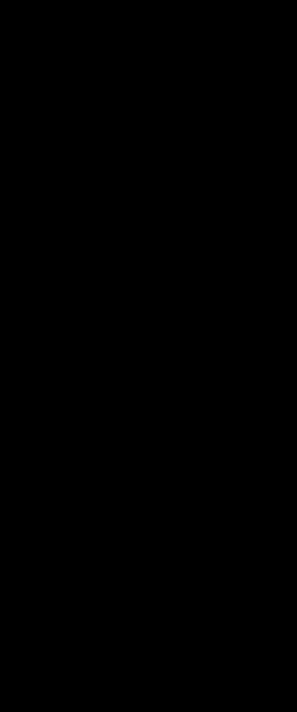
Frame 1 (no input)
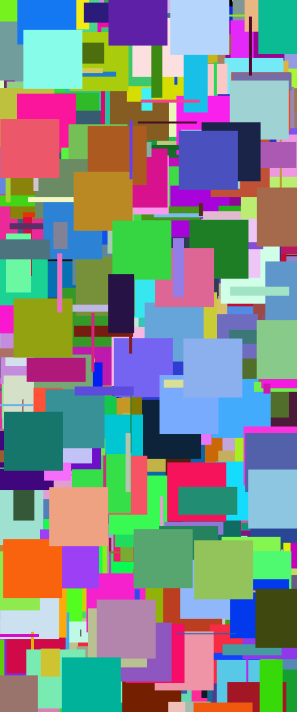
Frame 60 (the mouse pressed at the canvas centre just before this capture)
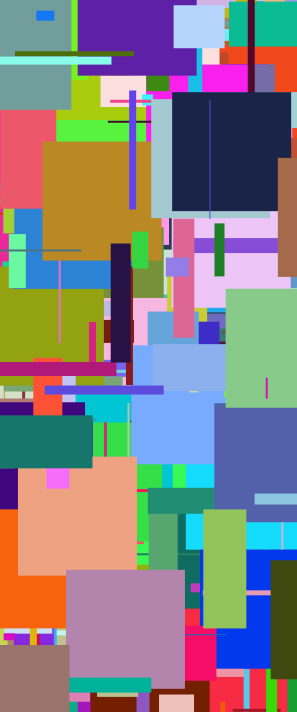
Frame 120 (the mouse held since frame 60 and released just before this capture)

The Processing sketch that drew these frames (run headless with seeded random() and noise(); from frame 60 on, the mouse is pressed at the canvas centre):

// Processing sketch: colorfulRectangles_visuals
// ── colorfulRectangles_visuals.pde
//1923 X 712 PX
//int nums[] = {1, 2, 3, 4, 5};
//Rectangles myRect;
Rectangles[] myRects = new Rectangles[1000];

void setup() {
  //243, Screen 1&4
  //297, Screen 2&3 
  size(297, 712);
  //println(nums[4]);
  //myRect = new Rectangles();
  for(int i = 0; i < myRects.length; i++) {
    myRects[i] = new Rectangles();
  }
}

void draw() {
  background(0);
  //myRect.display();
  //myRect.increase();
  for(int i = 0; i < myRects.length; i++) {
    myRects[i].display();
    myRects[i].increase();
  } 
}

//Constructor
class Rectangles {
  int x = int(random(width));
  int y = int(random(height));
  color c = int(random(255));
  color r = int(random(255));
  color g = int(random(255));
  color b = int(random(255));
  int inc = 1;
  int widthRect = 0;
  int heightRect = 0;
  int maxWidthRect = int(random(height/4));
  int maxHeightRect = int(random(height/4));
  
  void display() {
    rectMode(CENTER);
    fill(r, g, b);
    noStroke();
    rect(x + random(-1, 1), y + random(-1, 1), widthRect, heightRect);
  }
  
  void increase() {
    widthRect = widthRect + inc;
    heightRect = heightRect + inc;
    if(widthRect > maxWidthRect) {
      widthRect = 0;
    }
    if(heightRect > maxHeightRect) {
      heightRect = 0;
    }
  }
}
